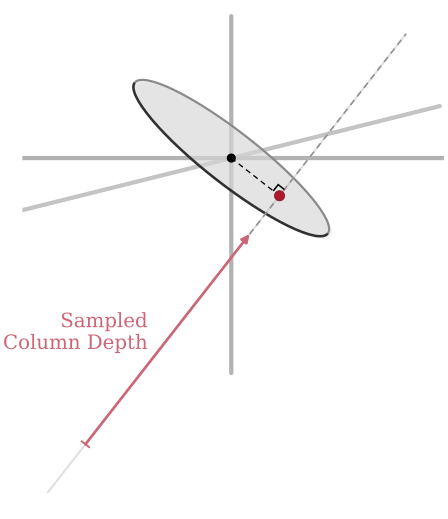

This figure's Python source:
from pathlib import Path
import os

import numpy as np


OUT_DIR = Path(__file__).resolve().parent
os.environ.setdefault("MPLCONFIGDIR", str(OUT_DIR / ".mplconfig"))
os.environ.setdefault("XDG_CACHE_HOME", str(OUT_DIR / ".cache"))
os.environ.setdefault("FC_CACHEDIR", str(OUT_DIR / ".cache" / "fontconfig"))

import matplotlib as mpl

mpl.use("Agg")
import matplotlib.pyplot as plt
from matplotlib.patches import Arc, Ellipse, FancyArrowPatch


mpl.rcParams.update(
    {
        "text.usetex": False,
        "font.family": "serif",
        "font.size": 11,
        "axes.linewidth": 0.8,
        "figure.dpi": 150,
        "savefig.dpi": 300,
    }
)


PNG_OUT = OUT_DIR / "figure_04_sampled_column_depth.png"
PDF_OUT = OUT_DIR / "figure_04_sampled_column_depth.pdf"

VIEW_XLIM = (-5.8, 5.9)
VIEW_YLIM = (-9.9, 4.3)
REFERENCE_VIEW_WIDTH = 9.4
STYLE_SCALE = min(1.0, REFERENCE_VIEW_WIDTH / (VIEW_XLIM[1] - VIEW_XLIM[0]))
FONT_SCALE = 0.95


def lw(value: float) -> float:
    return value * STYLE_SCALE


def area(value: float) -> float:
    return value * STYLE_SCALE**2


def font(value: float) -> float:
    return max(8.5, value * FONT_SCALE)


def unit(angle_deg: float) -> np.ndarray:
    angle = np.deg2rad(angle_deg)
    return np.array([np.cos(angle), np.sin(angle)])


def draw_line(ax, p1, p2, **kwargs):
    ax.plot([p1[0], p2[0]], [p1[1], p2[1]], **kwargs)


def draw_tick(ax, point, direction, length=0.18, **kwargs):
    normal = np.array([-direction[1], direction[0]])
    draw_line(ax, point - 0.5 * length * normal, point + 0.5 * length * normal, **kwargs)


def draw_axis_through_origin(ax, direction, negative_scale=1.0, positive_scale=1.0, **kwargs):
    view_span = 0.42 * max(VIEW_XLIM[1] - VIEW_XLIM[0], VIEW_YLIM[1] - VIEW_YLIM[0])
    draw_line(ax, -negative_scale * view_span * direction, positive_scale * view_span * direction, **kwargs)


def main() -> None:
    fig, ax = plt.subplots(figsize=(7.8, 5.2))
    fig.patch.set_facecolor("white")
    ax.set_facecolor("white")
    ax.set_aspect("equal")
    ax.axis("off")

    origin = np.array([0.0, 0.0])

    direction_angle = 52
    disk_angle = direction_angle - 90
    nu_dir = unit(direction_angle)

    # Detector-coordinate axes, kept subtle so the injection construction dominates.
    axis_style = dict(color="#b2b2b2", lw=lw(3.8), solid_capstyle="round", zorder=1)
    draw_axis_through_origin(ax, np.array([1.0, 0.0]), **axis_style)
    draw_axis_through_origin(ax, np.array([0.0, 1.0]), negative_scale=1.0, positive_scale=0.66, **axis_style)
    draw_axis_through_origin(ax, unit(14), color="#c4c4c4", lw=lw(3.8), solid_capstyle="round", zorder=0)

    # Disk appears as an ellipse because the disk plane is viewed obliquely.
    # A small offset copy and split outline give a simple pseudo-3D thickness.
    disk_shadow = Ellipse(
        xy=origin + np.array([0.08, -0.08]),
        width=6.8,
        height=1.45,
        angle=disk_angle,
        facecolor="#bfbfbf",
        edgecolor="none",
        alpha=0.18,
        zorder=1,
    )
    ax.add_patch(disk_shadow)

    disk = Ellipse(
        xy=origin,
        width=6.8,
        height=1.45,
        angle=disk_angle,
        facecolor="#d9d9d9",
        edgecolor="none",
        alpha=0.58,
        zorder=2,
    )
    ax.add_patch(disk)

    ax.add_patch(
        Arc(
            origin,
            width=6.8,
            height=1.45,
            angle=disk_angle,
            theta1=0,
            theta2=180,
            color="#8a8a8a",
            lw=lw(2.0),
            zorder=3,
        )
    )
    ax.add_patch(
        Arc(
            origin,
            width=6.8,
            height=1.45,
            angle=disk_angle,
            theta1=180,
            theta2=360,
            color="#303030",
            lw=lw(2.3),
            zorder=4,
        )
    )

    # The sampled disk point is the point of closest approach (PCA).
    a_ell = 6.8 / 2
    b_ell = 1.45 / 2
    pca_t = 0
    pca_r = 0.50
    theta = np.deg2rad(disk_angle)
    pca = pca_r * np.array(
        [
            a_ell * np.cos(pca_t) * np.cos(theta)
            - b_ell * np.sin(pca_t) * np.sin(theta),
            a_ell * np.cos(pca_t) * np.sin(theta)
            + b_ell * np.sin(pca_t) * np.cos(theta),
        ]
    )
    draw_line(
        ax,
        origin,
        pca,
        color="black",
        lw=lw(1.2),
        linestyle=(0, (4, 3)),
        zorder=6,
    )

    endcap_length = 2.55
    range_length = 6.2
    endcap_start = pca - endcap_length * nu_dir
    endcap_stop = pca + endcap_length * nu_dir
    range_start = endcap_start - range_length * nu_dir
    sampling_start = range_start
    sampling_stop = endcap_stop
    sampled_stop = pca - 1.35 * nu_dir

    draw_line(
        ax,
        range_start - 1.7 * nu_dir,
        endcap_stop + 3.15 * nu_dir,
        color="#b8b8b8",
        lw=lw(1.8),
        solid_capstyle="round",
        alpha=0.45,
        zorder=7,
    )
    draw_line(
        ax,
        sampled_stop,
        endcap_stop + 3.15 * nu_dir,
        color="#8f8f8f",
        lw=lw(1.4),
        linestyle=(0, (4, 3)),
        zorder=8,
    )

    column_color = "#cc6677"
    pca_red = "#b2182b"
    pca_edge = "#7f1d2d"
    ax.add_patch(
        FancyArrowPatch(
            sampling_start,
            sampled_stop,
            arrowstyle="-|>",
            mutation_scale=14 * STYLE_SCALE,
            lw=lw(2.4),
            color=column_color,
            shrinkA=0,
            shrinkB=0,
            zorder=9,
        )
    )
    draw_tick(ax, sampling_start, nu_dir, length=0.26, color=column_color, lw=lw(1.7), zorder=10)
    ax.text(
        *(0.5 * (sampling_start + sampled_stop) + np.array([-0.55, 0.18])),
        "Sampled\nColumn Depth",
        ha="right",
        va="center",
        color=column_color,
        fontsize=font(15),
        zorder=12,
    )

    marker_size = 0.22
    pca_to_origin_dir = -pca / np.linalg.norm(pca)
    right_angle_points = np.array(
        [
            pca + marker_size * nu_dir,
            pca + marker_size * nu_dir + marker_size * pca_to_origin_dir,
            pca + marker_size * pca_to_origin_dir,
        ]
    )
    ax.plot(
        right_angle_points[:, 0],
        right_angle_points[:, 1],
        color="black",
        lw=lw(1.4),
        solid_capstyle="butt",
        solid_joinstyle="miter",
        zorder=10,
    )

    ax.scatter(
        [pca[0]],
        [pca[1]],
        s=area(82),
        color=pca_red,
        edgecolor=pca_edge,
        linewidth=lw(0.8),
        zorder=11,
    )
    ax.scatter([0], [0], s=area(48), color="black", zorder=8)

    ax.set_xlim(*VIEW_XLIM)
    ax.set_ylim(*VIEW_YLIM)
    fig.tight_layout(pad=0.25)

    # fig.savefig(PNG_OUT, bbox_inches="tight", pad_inches=0.03)
    fig.savefig(PDF_OUT, bbox_inches="tight", pad_inches=0.03)
    plt.close(fig)
    # print(PNG_OUT)
    print(PDF_OUT)


if __name__ == "__main__":
    main()
